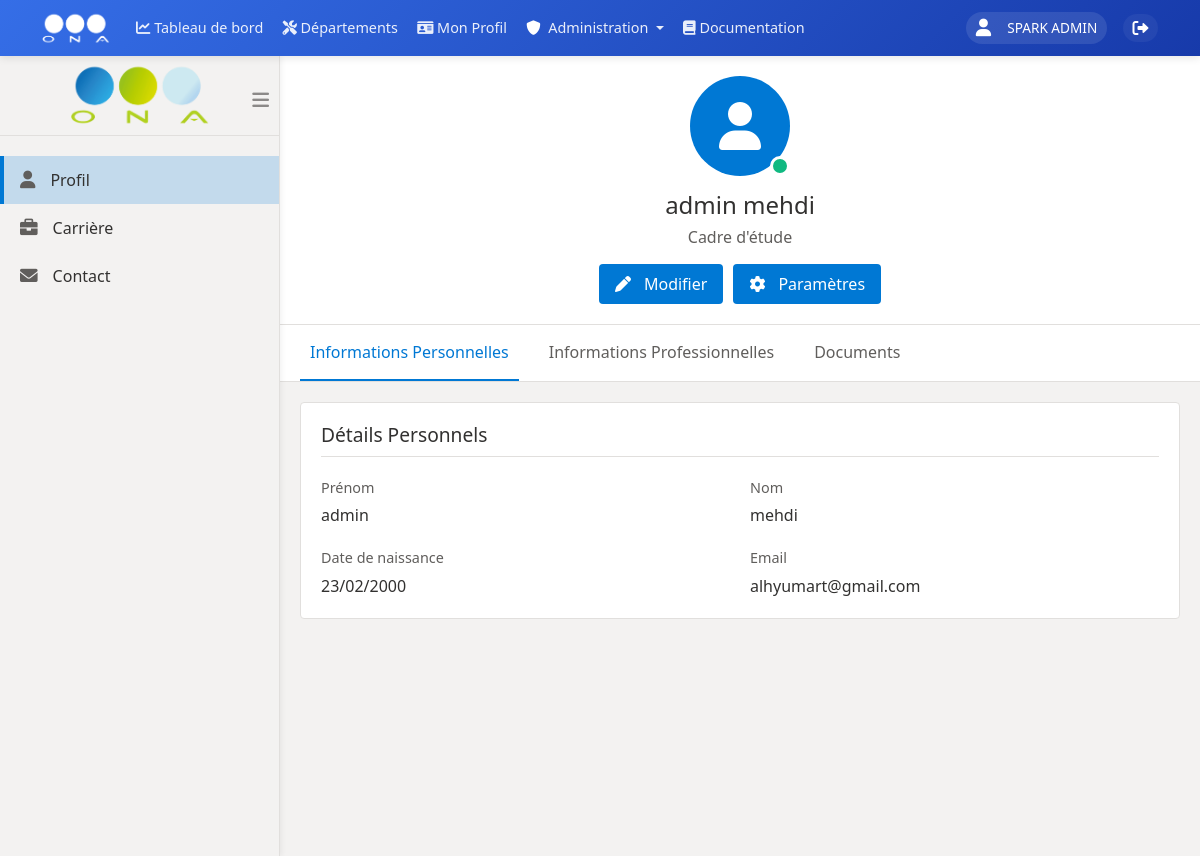
/profile (signed in), run on an earlier commit of the app's database.
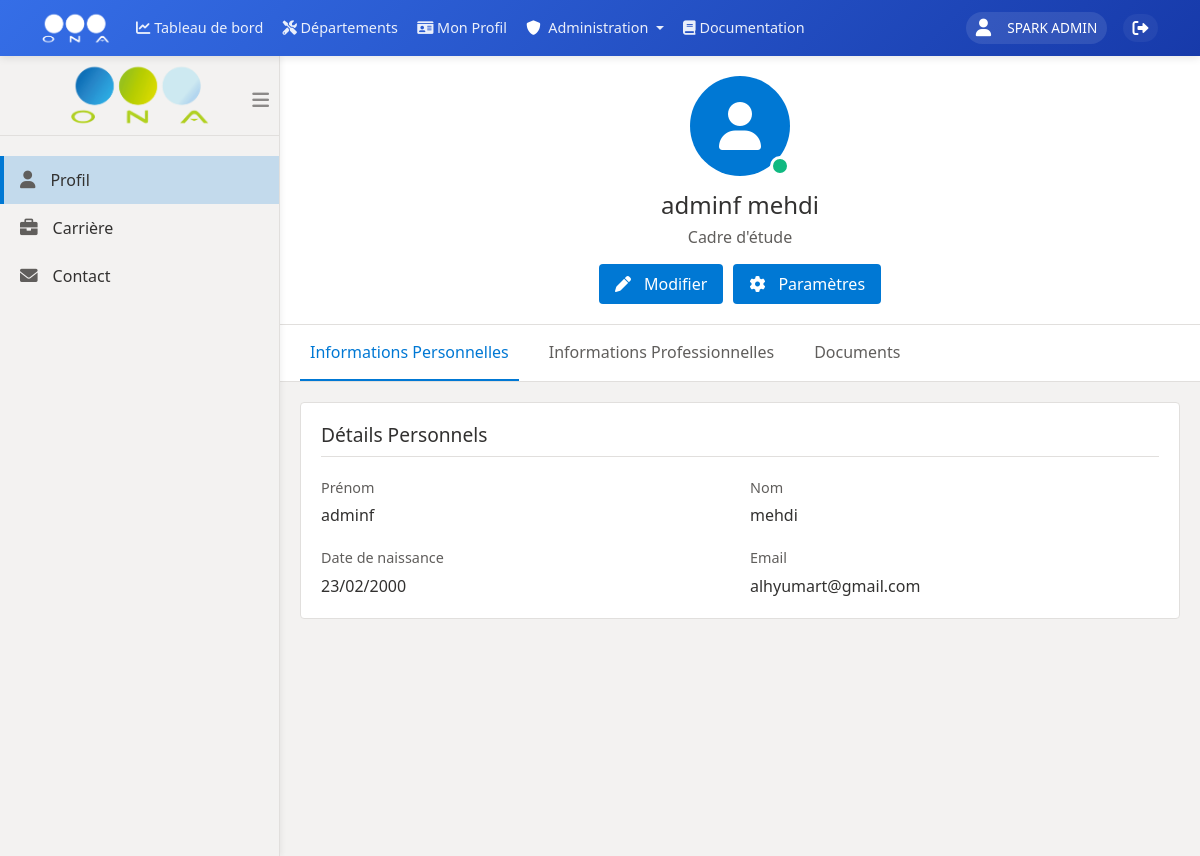
And on a later commit of the database.
### models.py (models this page shows, shortened)
class User(UserMixin, db.Model):
    __tablename__ = 'users'
    id = db.Column(db.Integer, primary_key=True)
    username = db.Column(db.String(80), unique=True, nullable=False, index=True)
    nickname = db.Column(db.String(80), index=True)
    email = db.Column(db.String(120), unique=True, nullable=True, index=True)
    password_hash = db.Column(db.String(128))
    role = db.Column(db.String(20), nullable=False, default=UserRole.UTILISATEUR, index=True)
    is_active = db.Column(db.Boolean, default=True, index=True)
    last_login = db.Column(db.DateTime, index=True)
    unit_id = db.Column(db.Integer, db.ForeignKey('units.id', ondelete='SET NULL'), nullable=True, index=True)
    zone_id = db.Column(db.Integer, db.ForeignKey('zones.id', ondelete='SET NULL'), nullable=True, index=True)
    created_at = db.Column(db.DateTime, default=datetime.utcnow, index=True)
    updated_at = db.Column(db.DateTime, default=datetime.utcnow, onupdate=datetime.utcnow, index=True)
    profile = db.relationship('UserProfile', backref='user', uselist=False, lazy=True, cascade='all, delete-orphan')
    incidents = db.relationship('Incident', backref='author', lazy=True)

class UserProfile(db.Model):
    __tablename__ = 'user_profiles'
    id = db.Column(db.Integer, primary_key=True)
    first_name = db.Column(db.String(100), nullable=False, index=True)
    last_name = db.Column(db.String(100), nullable=False, index=True)
    date_of_birth = db.Column(db.Date, nullable=False)
    email = db.Column(db.String(120), unique=True, nullable=False, index=True)
    professional_number = db.Column(db.String(50), unique=True, nullable=False, index=True)
    job_function = db.Column(db.String(100), nullable=False, index=True)
    recruitment_date = db.Column(db.DateTime, nullable=False, index=True)
    phone = db.Column(db.String(20))
    address = db.Column(db.String(200))
    user_id = db.Column(db.Integer, db.ForeignKey('users.id'), nullable=False, index=True)
    created_at = db.Column(db.DateTime, default=datetime.utcnow, index=True)
    updated_at = db.Column(db.DateTime, default=datetime.utcnow, onupdate=datetime.utcnow, index=True)
    def calculate_years_of_work(self):
        today = datetime.now()
        years = today.year - self.recruitment_date.year
        if today.month < self.recruitment_date.month or (today.month == self.recruitment_date.month and today.day < self.recruitment_date.day):
            years -= 1
        return years

### routes/profiles.py (the view)
@profiles.route('/profile', methods=['GET'], endpoint='view_profile')
@login_required
def view_profile():
    if not current_user.profile:
        flash('Vous n\'avez pas encore créé votre profil.', 'info')
        return redirect(url_for(PROFILE_CREATE))
    return render_template('profiles/view_profile.html', profile=current_user.profile)

### app.py (called while the page is built)
@login_manager.user_loader
def load_user(user_id):
    return db.session.get(User, int(user_id))

### templates/profiles/view_profile.html (shortened to what this page needs)
{% extends "base/base.html" %}
{% block content %}
<div class="outlook-profile-container">
    <div class="outlook-sidebar" id="sidebar">
        <div class="sidebar-header">
            <img src="{{ url_for('static', filename='images/ona_blogo.png') }}" alt="ONA Logo" class="sidebar-logo">
            <button class="sidebar-toggle" id="sidebarToggle" aria-label="Toggle Sidebar">
                <i class="fas fa-bars"></i>
            </button>
        </div>
        <nav class="sidebar-nav">
            <ul>
                <li class="active">
                    <i class="fas fa-user"></i>
                    <span>Profil</span>
                </li>
                <li>
                    <i class="fas fa-briefcase"></i>
                    <span>Carrière</span>
                </li>
                <li>
                    <i class="fas fa-envelope"></i>
                    <span>Contact</span>
                </li>
            </ul>
        </nav>
    </div>
    <div class="outlook-main-content">
        {% if not profile %}
            <div class="outlook-empty-state">
                <div class="empty-state-content">
                    <i class="fas fa-user-circle"></i>
                    <h3>Profil non créé</h3>
                    <p>Vous n'avez pas encore configuré votre profil professionnel</p>
                    <a href="{{ url_for('profiles.create_profile') }}" class="btn-create">
                        <i class="fas fa-plus-circle"></i>
                        <span>Créer mon profil</span>
                    </a>
                </div>
            </div>
        {% else %}
            <div class="outlook-header">
                <div class="profile-header">
                    <div class="avatar-wrapper">
                        <div class="avatar">
                            <i class="fas fa-user"></i>
                        </div>
                        <span class="status-badge" title="Actif"></span>
                    </div>
                    <h1>{{ profile.first_name }} {{ profile.last_name }}</h1>
                    <p class="job-title">{{ profile.job_function }}</p>
                    {% if not is_admin_view %}
                    <div class="profile-actions">
                        <button class="btn-edit">
                            <i class="fas fa-pen"></i>
                            Modifier
                        </button>
                        <button class="btn-settings">
                            <i class="fas fa-cog"></i>
                            Paramètres
                        </button>
                    </div>
                    {% endif %}
                </div>
            </div>
            <div class="outlook-tabs">
                <div class="tabs">
                    <button class="tab active" data-tab="personal">Informations Personnelles</button>
                    <button class="tab" data-tab="professional">Informations Professionnelles</button>
                    <button class="tab" data-tab="documents">Documents</button>
                </div>
            </div>
            <div class="outlook-content">
                <div class="tab-content active" id="personal">
                    <div class="content-section">
                        <h2>Détails Personnels</h2>
                        <div class="info-grid">
                            <div class="info-item">
                                <label>Prénom</label>
                                <span>{{ profile.first_name }}</span>
                            </div>
                            <div class="info-item">
                                <label>Nom</label>
                                <span>{{ profile.last_name }}</span>
                            </div>
                            <div class="info-item">
                                <label>Date de naissance</label>
                                <span>{{ profile.date_of_birth.strftime('%d/%m/%Y') }}</span>
                            </div>
                            <div class="info-item">
                                <label>Email</label>
                                <span>{{ profile.email }}</span>
                            </div>
                        </div>
                    </div>
                </div>
            </div>
        {% endif %}
    </div>
</div>
{% endblock %}

### templates/base/base.html (shortened to what this page needs)
<!DOCTYPE html>
<html lang="fr" dir="ltr">
<head>
    <link href="https://cdn.jsdelivr.net/npm/bootstrap@5.1.3/dist/css/bootstrap.min.css" rel="stylesheet">
    <link href="https://cdnjs.cloudflare.com/ajax/libs/font-awesome/6.0.0/css/all.min.css" rel="stylesheet">
    <link rel="stylesheet" href="https://unpkg.com/leaflet@1.9.4/dist/leaflet.css" />
    <link rel="stylesheet" href="https://cdn.datatables.net/1.11.5/css/dataTables.bootstrap5.min.css">
</head>
<body>
    <nav class="navbar navbar-expand-lg sticky-top">
        <div class="container">
            <a class="navbar-brand" href="{{ url_for('main_dashboard.dashboard') }}">
                <img src="{{ url_for('static', filename='images/ona_logo.png') }}" alt="ONA">
            </a>
            <div class="collapse navbar-collapse" id="navbarNav">
                <ul class="navbar-nav me-auto mb-2 mb-lg-0">
                    <li class="nav-item">
                        <a class="nav-link" href="{{ url_for('main_dashboard.dashboard') }}">
                            <i class="fas fa-chart-line"></i>
                            <span>Tableau de bord</span>
                        </a>
                    </li>
                    <li class="nav-item">
                        <a class="nav-link" href="{{ url_for('departements') }}">
                            <i class="fas fa-tools"></i>
                            <span>Départements</span>
                        </a>
                    </li>
                    {% if current_user.is_authenticated %}
                    <li class="nav-item">
                        <a class="nav-link" href="{{ url_for('profiles.view_profile') }}">
                            <i class="fas fa-id-card"></i>
                            <span>Mon Profil</span>
                        </a>
                    </li>
                    {% if current_user.role == 'Admin' %}
                    <li class="nav-item dropdown">
                        <a class="nav-link dropdown-toggle" href="#" id="adminDropdown" role="button" data-bs-toggle="dropdown">
                            <i class="fas fa-shield-alt text-white me-1"></i> Administration
                        </a>
                    </li>
                    {% endif %}
                    {% endif %}
                    <li class="nav-item">
                        <a class="nav-link {% if active_page == 'documentation' %}active{% endif %}" href="{{ url_for('documentation.view_documentation') }}">
                            <i class="fas fa-book"></i> Documentation
                        </a>
                    </li>
                </ul>
                <div class="user-section">
                    <div class="d-flex align-items-center">
                        {% if current_user.is_authenticated %}
                            <div class="user-info">
                                <i class="fas fa-user me-2"></i>
                                <span>
                                    {% if current_user.nickname %}
                                        {{ current_user.nickname }}
                                    {% else %}
                                        {{ current_user.username }}
                                    {% endif %}
                                </span>
                            </div>
                            <a href="{{ url_for('auth.logout') }}" class="logout-btn text-white text-decoration-none ms-2" title="Déconnexion">
                                <i class="fas fa-sign-out-alt"></i>
                            </a>
                        {% else %}
                            <a href="{{ url_for('auth.login') }}" class="btn btn-light">Connexion</a>
                        {% endif %}
                    </div>
                </div>
            </div>
        </div>
    </nav>
    {% block content %}{% endblock %}
</body>
</html>

### templates/base/base.html (style rules this page uses)
:root { --ona-primary: #356ee7; --ona-secondary: #173aaa; --ona-accent: #95C11F; --ona-dark: #2b2d42; --ona-light: #f8f9fa; --transition: all 0.3s ease-in-out; }
.navbar { background: linear-gradient(135deg, var(--ona-primary) 0%, var(--ona-secondary) 100%); box-shadow: 0 2px 8px rgba(0, 0, 0, 0.1); padding: 0.75rem 0; position: sticky; top: 0; z-index: 1000; height: 56px; }
.navbar-brand { display: flex; align-items: center; padding: 0; margin-right: 2rem; }
.navbar-brand img { height: 40px; width: auto; transition: var(--transition); filter: brightness(0) invert(1); }
.nav-link { color: rgba(255, 255, 255, 0.9) !important; padding: 0.5rem 1rem !important; border-radius: 50px; transition: var(--transition); font-weight: 500; }
.user-info { color: white; display: flex; align-items: center; gap: 0.5rem; padding: 0.5rem 1rem; border-radius: 50px; background: rgba(255, 255, 255, 0.1); margin-right: 1rem; }
.user-info i { font-size: 1.1rem; }
.logout-btn { color: rgba(255, 255, 255, 0.9); padding: 0.5rem 1rem; border-radius: 50px; text-decoration: none; transition: var(--transition); display: flex; align-items: center; gap: 0.5rem; background: rgba(255, 255, 255, 0.05); }
@media (max-width: 1366px) { .navbar { padding: 0.5rem 0; } }
@media (max-width: 1366px) { .navbar-brand img { height: 35px; } }
@media (max-width: 1366px) { .nav-link { padding: 0.4rem 0.8rem !important; font-size: 0.95rem; } }
@media (max-width: 1366px) { .user-info { padding: 0.4rem 0.8rem; font-size: 0.9rem; } }
@media (max-width: 1366px) { .logout-btn { padding: 0.4rem 0.8rem; } }
@media (max-width: 1200px) { .navbar-brand { margin-right: 1rem; } }
@media (max-width: 1200px) { .nav-link { padding: 0.35rem 0.6rem !important; font-size: 0.9rem; } }
@media (max-width: 1200px) { .user-info { padding: 0.35rem 0.6rem; font-size: 0.85rem; margin-right: 0.5rem; } }
@media (max-width: 1200px) { .logout-btn { padding: 0.35rem 0.6rem; } }

What changed in the data, as far as the page shows it:
changed UserProfile "mehdi": first_name "admin" → "adminf"
